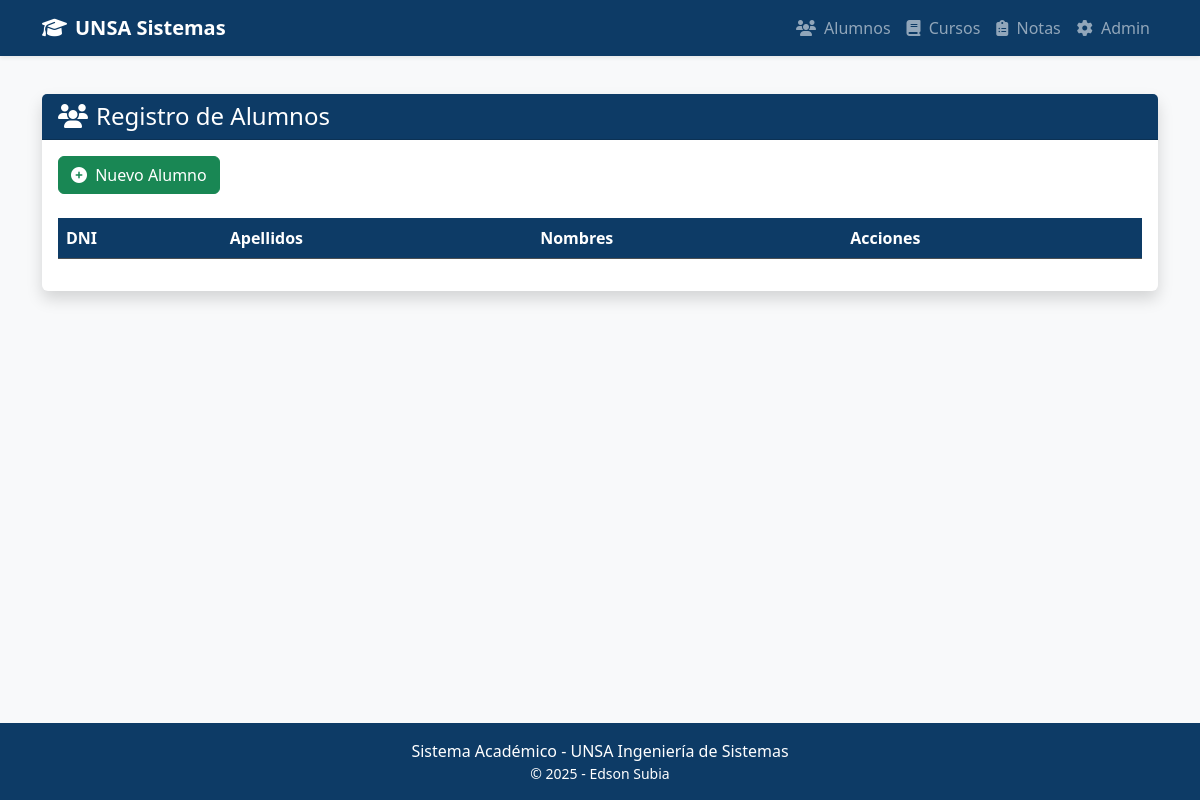
The app's page /alumnos/, older data.
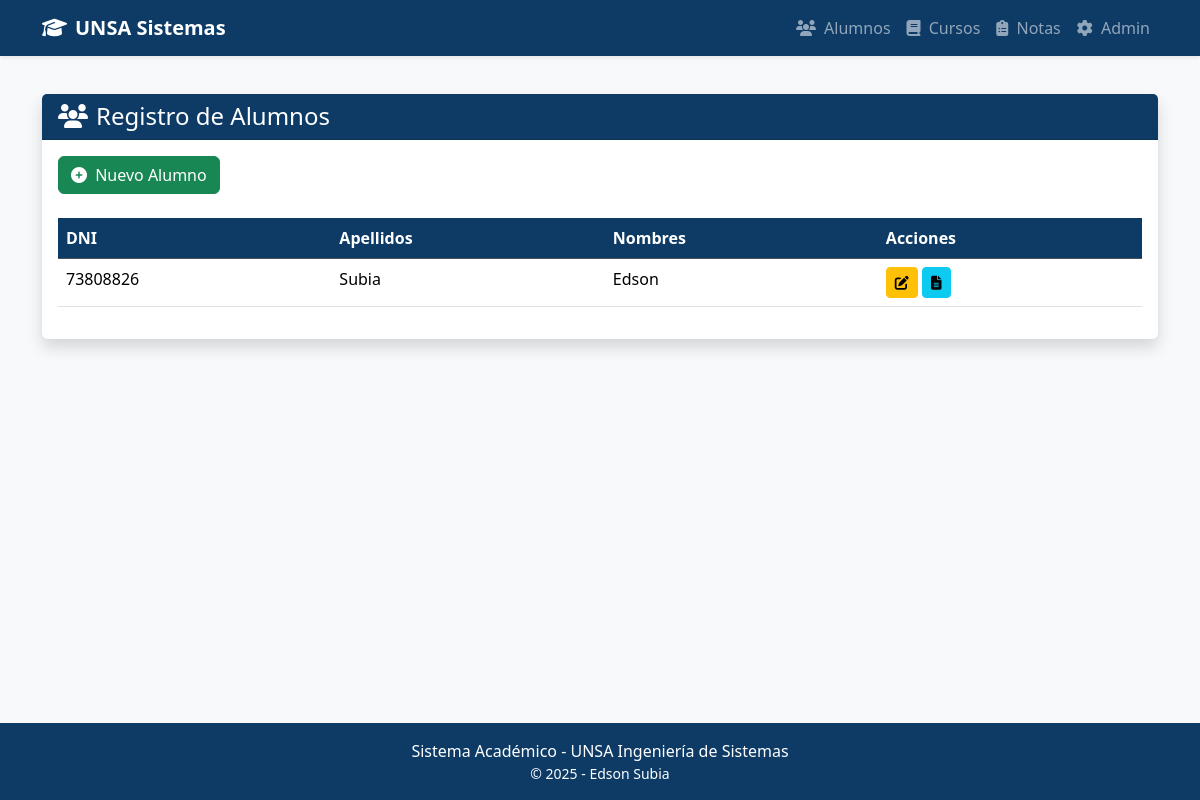
The same page, newer data.
### educacion/models.py (models this page shows, shortened)
class Alumno(models.Model):
    dni = models.CharField(max_length=8, unique=True)
    nombre = models.CharField(max_length=100)
    apellido = models.CharField(max_length=100)
    fecha_nacimiento = models.DateField()
    email = models.EmailField(unique=True)
    telefono = models.CharField(max_length=15, blank=True)
    class Meta:
        ordering = ['apellido', 'nombre']

### educacion/views.py (the view)
# urls.py: path('alumnos/', AlumnoListView.as_view(), name='alumno_list'),
class AlumnoListView(ListView):
    model = Alumno
    template_name = 'educacion/alumno_list.html'
    context_object_name = 'alumnos'
    paginate_by = 20

### educacion/templates/educacion/alumno_list.html (shortened to what this page needs)
{% extends 'educacion/base.html' %}
{% block content %}
<div class="card border-0 shadow">
    <div class="card-header bg-primary text-white">
        <h4 class="mb-0">
            <i class="fas fa-users me-2"></i>Registro de Alumnos
        </h4>
    </div>
    <div class="card-body">
        <a href="{% url 'alumno_create' %}" class="btn btn-success mb-4">
            <i class="fas fa-plus-circle me-1"></i> Nuevo Alumno
        </a>
        <div class="table-responsive">
            <table class="table table-hover">
                <thead class="table-dark">
                    <tr>
                        <th>DNI</th>
                        <th>Apellidos</th>
                        <th>Nombres</th>
                        <th>Acciones</th>
                    </tr>
                </thead>
                <tbody>
                    {% for alumno in alumnos %}
                    <tr>
                        <td>{{ alumno.dni }}</td>
                        <td>{{ alumno.apellido }}</td>
                        <td>{{ alumno.nombre }}</td>
                        <td>
                            <a href="{% url 'alumno_update' alumno.pk %}" class="btn btn-sm btn-warning">
                                <i class="fas fa-edit"></i>
                            </a>
                            <a href="{% url 'alumno_reporte' alumno.pk %}" class="btn btn-sm btn-info">
                                <i class="fas fa-file-alt"></i>
                            </a>
                        </td>
                    </tr>
                    {% endfor %}
                </tbody>
            </table>
        </div>
    </div>
</div>
{% endblock %}

Row changes from the older to the newer data that the page shows:
added Alumno: dni "73808826", apellido "Subia", nombre "Edson"
